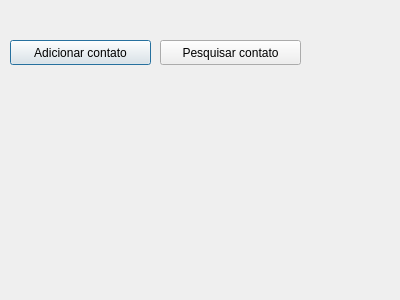
<?xml version="1.0" encoding="UTF-8"?>
<ui version="4.0">
 <class>form_principal</class>
 <widget class="QDialog" name="form_principal">
  <property name="geometry">
   <rect>
    <x>0</x>
    <y>0</y>
    <width>400</width>
    <height>300</height>
   </rect>
  </property>
  <property name="windowTitle">
   <string>Dialog</string>
  </property>
  <widget class="QPushButton" name="btn_novocontato">
   <property name="geometry">
    <rect>
     <x>10</x>
     <y>40</y>
     <width>141</width>
     <height>25</height>
    </rect>
   </property>
   <property name="text">
    <string>Adicionar contato</string>
   </property>
  </widget>
  <widget class="QPushButton" name="btn_pesquisarcontato">
   <property name="geometry">
    <rect>
     <x>160</x>
     <y>40</y>
     <width>141</width>
     <height>25</height>
    </rect>
   </property>
   <property name="text">
    <string>Pesquisar contato</string>
   </property>
  </widget>
 </widget>
 <resources/>
 <connections/>
</ui>
